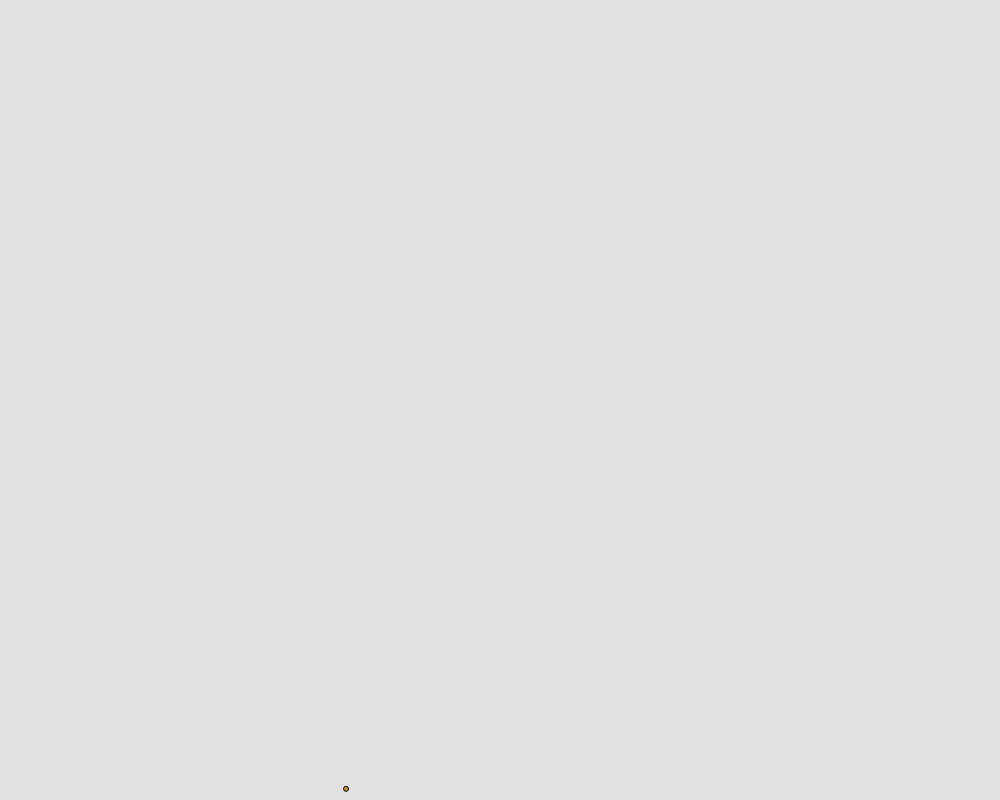
Frame 1 (no input)
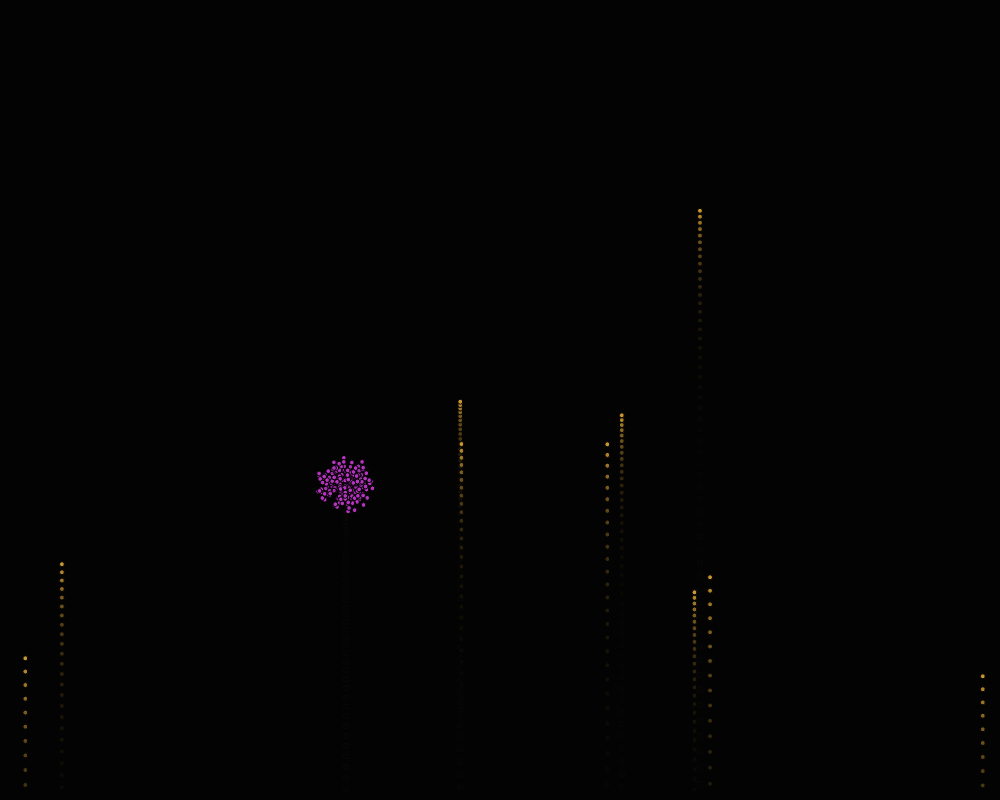
Frame 60 (no input)
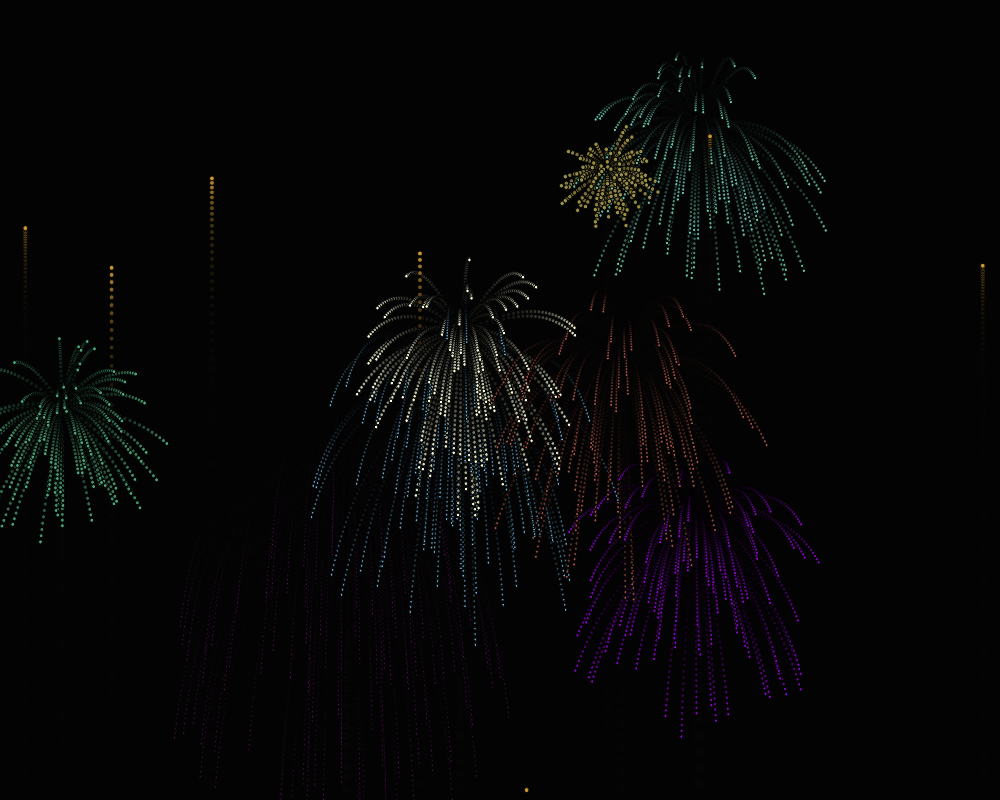
Frame 120 (the mouse pressed at the canvas centre since frame 60)

The p5.js sketch that drew these frames (run headless with seeded random() and noise() and a simulated clock; from frame 60 on, the mouse is pressed at the canvas centre):

// p5.js sketch
// ── sketch.js

let fireworks=[];
function setup() {
createCanvas(1000,800);
fireworks.push(new Firework)
}

function draw() {
background(0,30)
if(random(1)<0.1)
fireworks.push(new Firework)
for(let i=fireworks.length-1;i>=0;i--) {
fireworks[i].update()
fireworks[i].show()
if(fireworks[i].dead())
fireworks.splice(i,1)
}
}

// ── Firework.js

class Particle {
  constructor(x,y,firework,velx,vely) {
    this.firework=firework
    this.pos=createVector(x,y)
    if(firework)
    this.vel=createVector(0,random(-17,-10))
    else {
    //  this.vel=createVector(velx,vely)
    this.vel=p5.Vector.random2D()
    this.vel.mult(random(1,8))
  }
    this.acc=createVector()
    this.gravity=createVector(0,0.2)
    this.r=5

  }
  update () {
    if(!this.firework) {
    this.vel.mult(0.96)
    this.r-=0.05
    if(this.r<=0) this.r=0
  }

    this.acc.add(this.gravity)
    this.vel.add(this.acc)
    this.pos.add(this.vel)
    this.acc.mult(0)
  }
  applyForce(force) {
    acc.add(force)
  }
  dead() {
    if(this.r<=0) return true
    else return false;
  }
  show(red,green,blue) {
    fill(red,green,blue)
    ellipse(this.pos.x,this.pos.y,this.r,this.r)
  }
}
class Firework {
  constructor() {
    this.red=random(255)
    this.green=random(255)
    this.blue=random(255)
    this.firework=new Particle(random(width),height,true)
    this.exploded=false
    this.particles=[]
  }
  update() {
    if(!this.exploded) {
    this.firework.update()
    if(this.firework.vel.y>=0) {
    this.exploded=true
    this.explode()
  }
  }
  for(let i=this.particles.length-1;i>=0;i--) {
    this.particles[i].update();
  }
  }
  show() {
    if(!this.exploded)
    this.firework.show(200,150,50)
    for(let i =0;i<this.particles.length;i++) {
      this.particles[i].show(this.red,this.green,this.blue);
      if(this.particles[i].dead())
        this.particles.splice(i,1)
    }
  }
  explode() {
    for(let i =0;i<100;i++) {
    //  var x = 16 * pow(sin(i), 3);
    //  var y = 13 * cos(i) - 5 * cos(2 * i) - 2 * cos(3 * i) - cos(4 * i);
    var x,y=0
      this.particles.push(new Particle(this.firework.pos.x,this.firework.pos.y,false,x/3,-y/3))
    }
  }
  dead() {
    if(this.exploded && this.particles.length==0) return true
    else return false;
  }
}
